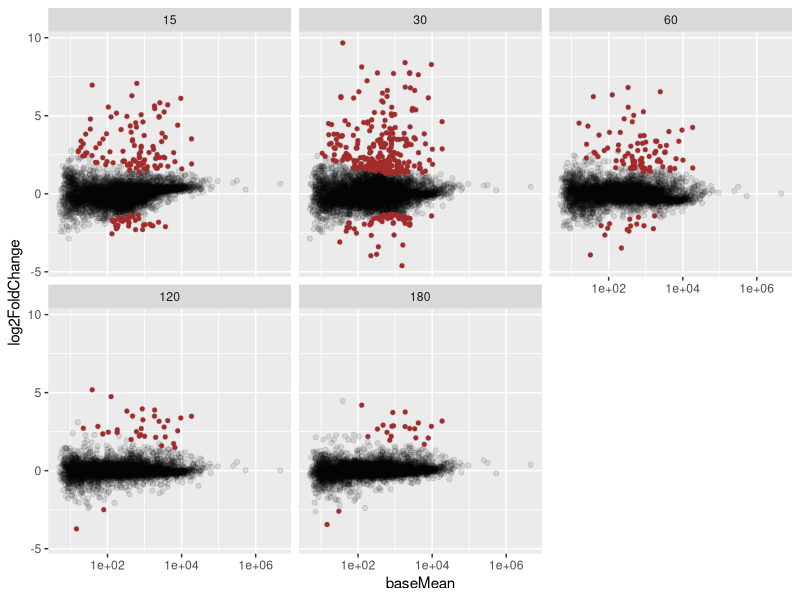
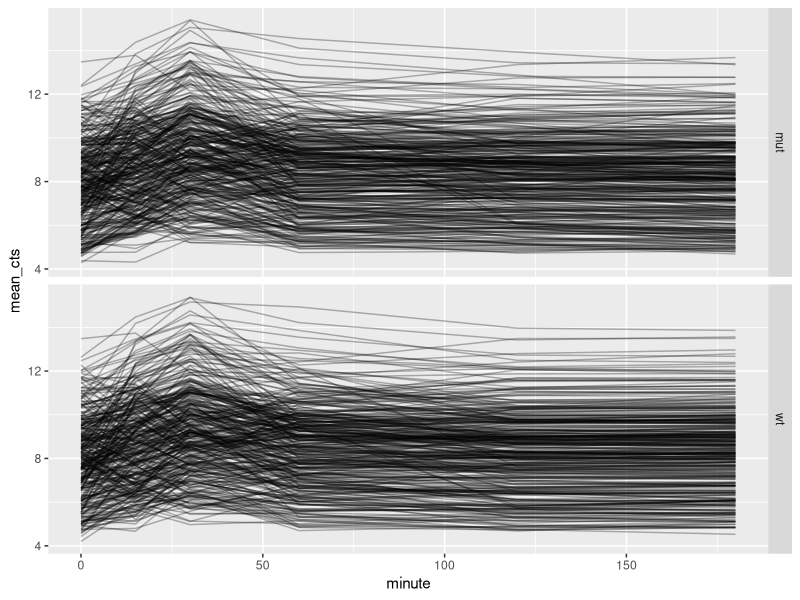
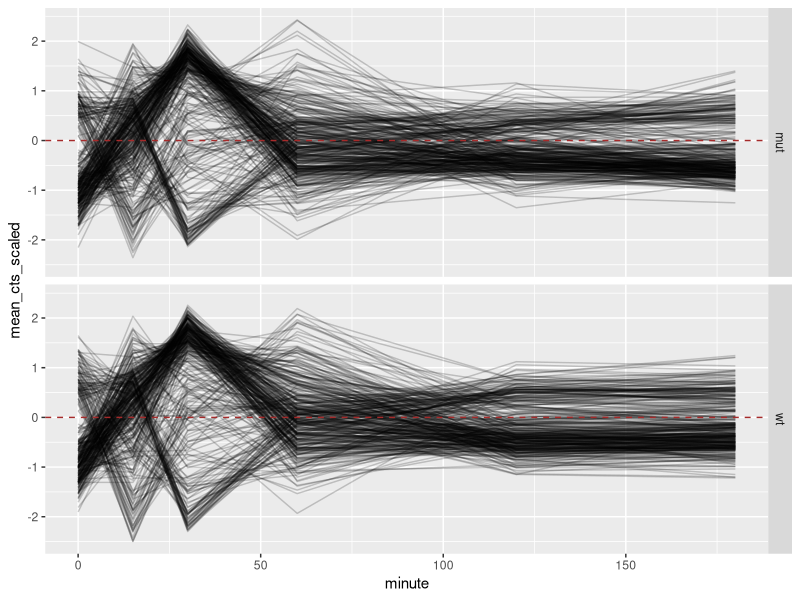

The R script that drew these images, in order:
## ---- chunk 1
knitr::opts_chunk$set(echo = TRUE)
## ---- chunk 2
# Load the tidyverse package
library(tidyverse)

# Load the data
raw_cts <- read_csv("./data/counts_raw.csv")
trans_cts <- read_csv("./data/counts_transformed.csv")
sample_info <- read_csv("./data/sample_info.csv")
test_result <- read_csv("./data/test_result.csv")
## ---- chunk 3
head(test_result)
## ---- chunk 4
test_result %>% 
  # add column which contains value only if padj < 0.01
  mutate(sig = ifelse(padj < 0.01, log2FoldChange, NA)) %>% 
  # make the plot
  ggplot(aes(baseMean, log2FoldChange)) +
  geom_point(alpha = 0.1) +
  geom_point(aes(y = sig), colour = "brown", size = 1) +
  scale_x_continuous(trans = "log10") +
  facet_wrap( ~ comparison)
## ---- chunk 5
candidate_genes <- test_result %>% 
  filter(padj < 0.01) %>%    # filter table
  pull(gene) %>%             # extract the gene column as a vector
  unique()                   # retain only unique values
## ---- chunk 6
trans_cts_long <- trans_cts %>% 
  # convert to long format
  gather("sample", "cts", wt_0_r1:mut_180_r3)  %>% 
  # join with sample info table
  full_join(sample_info, by = ("sample"))
## ---- chunk 7
trans_cts_mean <- trans_cts_long %>% 
  # filter genes of interest
  filter(gene %in% candidate_genes) %>% 
  # for each gene, strain and minute
  group_by(gene, strain, minute) %>% 
  # calculate mean and number of replicates
  summarise(mean_cts = mean(cts),
            nrep = n()) %>% 
  # remove grouping from downstream analysis
  ungroup()

head(trans_cts_mean)
## ---- chunk 8
trans_cts_mean %>% 
  ggplot(aes(minute, mean_cts)) +
  geom_line(aes(group = gene), alpha = 0.3) +
  facet_grid(strain ~ .)
## ---- chunk 9
trans_cts_mean <- trans_cts_long %>% 
  # filter to retain only genes of interest
  filter(gene %in% candidate_genes) %>% 
  # for each gene
  group_by(gene) %>% 
  # scale the cts column
  mutate(cts_scaled = (cts - mean(cts))/sd(cts)) %>% 
  # for each gene, strain and minute
  group_by(gene, strain, minute) %>%
  # calculate the mean (scaled) cts
  summarise(mean_cts_scaled = mean(cts_scaled),
            nrep = n()) %>% 
  ungroup()
## ---- chunk 10
trans_cts_mean %>%
  ggplot(aes(minute, mean_cts_scaled)) +
  geom_line(aes(group = gene), alpha = 0.2) + 
  geom_hline(yintercept = 0, colour = "brown", linetype = "dashed") +
  facet_grid(strain ~ .)
